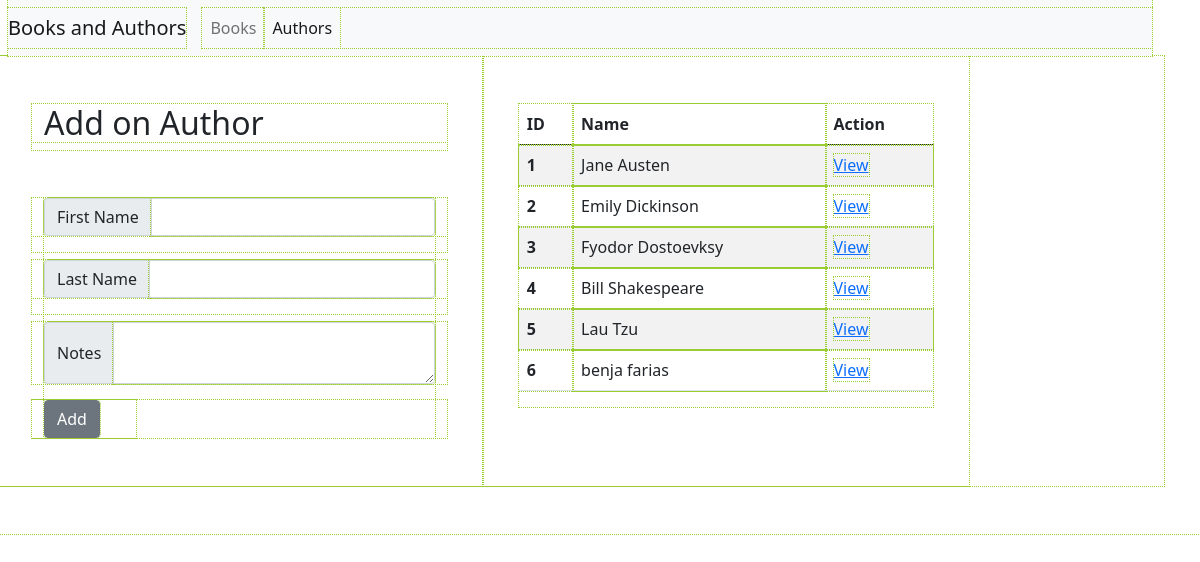
The app's page /authors with its own data.
### books_authors_app/models.py (models this page shows)
class Author(models.Model):
    first_name = models.CharField(max_length=255)
    last_name = models.CharField(max_length=255)
    books = models.ManyToManyField(Book, related_name='author')
    notes = models.TextField()

### books_authors_app/views.py (the view)
# urls.py: path('authors', views.authors),
def authors(request):
    if request.method == 'POST':
        autor_new = Author.objects.create(first_name=request.POST['first_name'], last_name=request.POST['last_name'], notes=request.POST['notes'])
        autor_new.save()
    autores = Author.objects.all()
    context = {
        'autores': autores,
    }
    return render(request, 'authors.html', context)

### books_authors_app/templates/authors.html (shortened to what this page needs)
<!DOCTYPE html>
<html lang="es">
<head>
    <link href="https://cdn.jsdelivr.net/npm/bootstrap@5.1.0/dist/css/bootstrap.min.css" rel="stylesheet">
    {% load static %}
    <link rel="stylesheet" href="{% static 'css/style.css' %}">
</head>
<body>
    <div class="container-fluid p-5 pt-0 ps-2 bg-white">
        <nav class="navbar navbar-expand-lg navbar-light bg-light">
        <a class="navbar-brand" href="">Books and Authors</a>
        <div class="collapse navbar-collapse" id="navbarNav">
            <ul class="navbar-nav">
            <li class="nav-item">
            <a class="nav-link" aria-current="page" href="/books">Books</a>
            </li>
            <li class="nav-item">
            <a class="nav-link active" href="/authors">Authors</a>
            </li>
            </ul>
        </div>
        </nav>
        <div class="row">
        <div class="col-md-5 p-5">
            <div class="row mb-5">
                <h2>Add on Author</h2>
            </div>
            <form action="/authors" method="post">{% csrf_token %}
                <div class="row mb-2">
                    <div class="input-group mb-3">
                        <span class="input-group-text" id="basic-addon3">First Name</span>
                        <input type="text" class="form-control" id="basic-url" aria-describedby="basic-addon3" name='first_name'>
                    </div>
                </div>
                <div class="row mb-2">
                    <div class="input-group mb-3">
                        <span class="input-group-text" id="basic-addon3">Last Name</span>
                        <input type="text" class="form-control" id="basic-url" aria-describedby="basic-addon3" name='last_name'>
                    </div>
                </div>
                <div class="row mb-3">
                    <div class="input-group">
                        <span class="input-group-text">Notes</span>
                        <textarea class="form-control" aria-label="With textarea" name='notes'></textarea>
                    </div>
                </div>
                <div class="row">
                    <div class="col-md-3">
                        <button type="submit" class="btn btn-secondary">Add</button>
                    </div>
                </div>
            </form>
        </div>
        <div class="col-md-5 p-5">
            <div class="row">
                <table class="table table-striped">
                <thead>
                    <tr>
                        <th scope="col">ID</th>
                        <th scope="col">Name</th>
                        <th scope="col">Action</th>
                    </tr>
                </thead>
                <tbody>
                    {% for autor in autores %}
                        <tr>
                            <th scope="row">{{autor.id}}</th>
                            <td>{{autor.first_name}} {{autor.last_name}}</td>
                            <td><a href="/authors/{{autor.id}}">View</a></td>
                        </tr>
                    {% endfor %}
                </tbody>
                </table>
            </div>
        </div>
        </div>
    </div>
    </body>
</html>

### books_authors_app/static/css/style.css (style rules this page uses)
* { outline: 1px dotted yellowgreen; margin: 0px; padding: 0px; }

### records on screen
Author: id "1", first_name "Jane", last_name "Austen"
Author: id "2", first_name "Emily", last_name "Dickinson"
Author: id "3", first_name "Fyodor", last_name "Dostoevksy"
Author: id "4", first_name "Bill", last_name "Shakespeare"
Author: id "5", first_name "Lau", last_name "Tzu"
Author: id "6", first_name "benja", last_name "farias"
